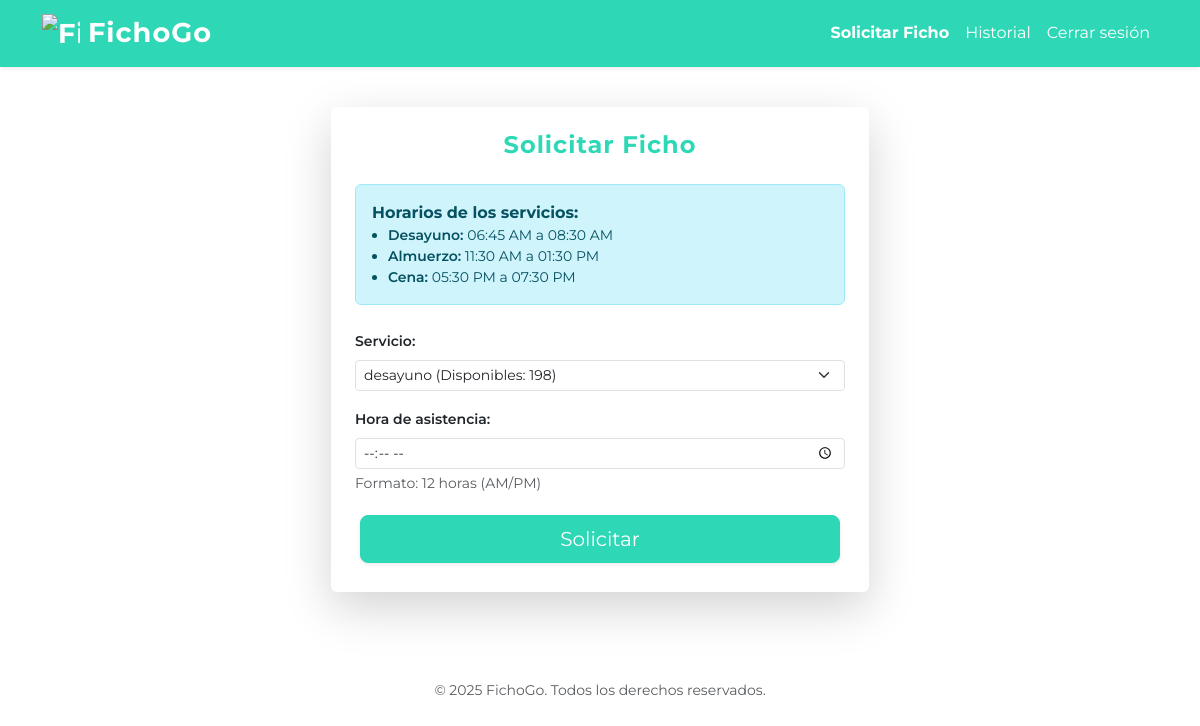
Page /solicitar-ficho/ (signed in) on the earlier database version.
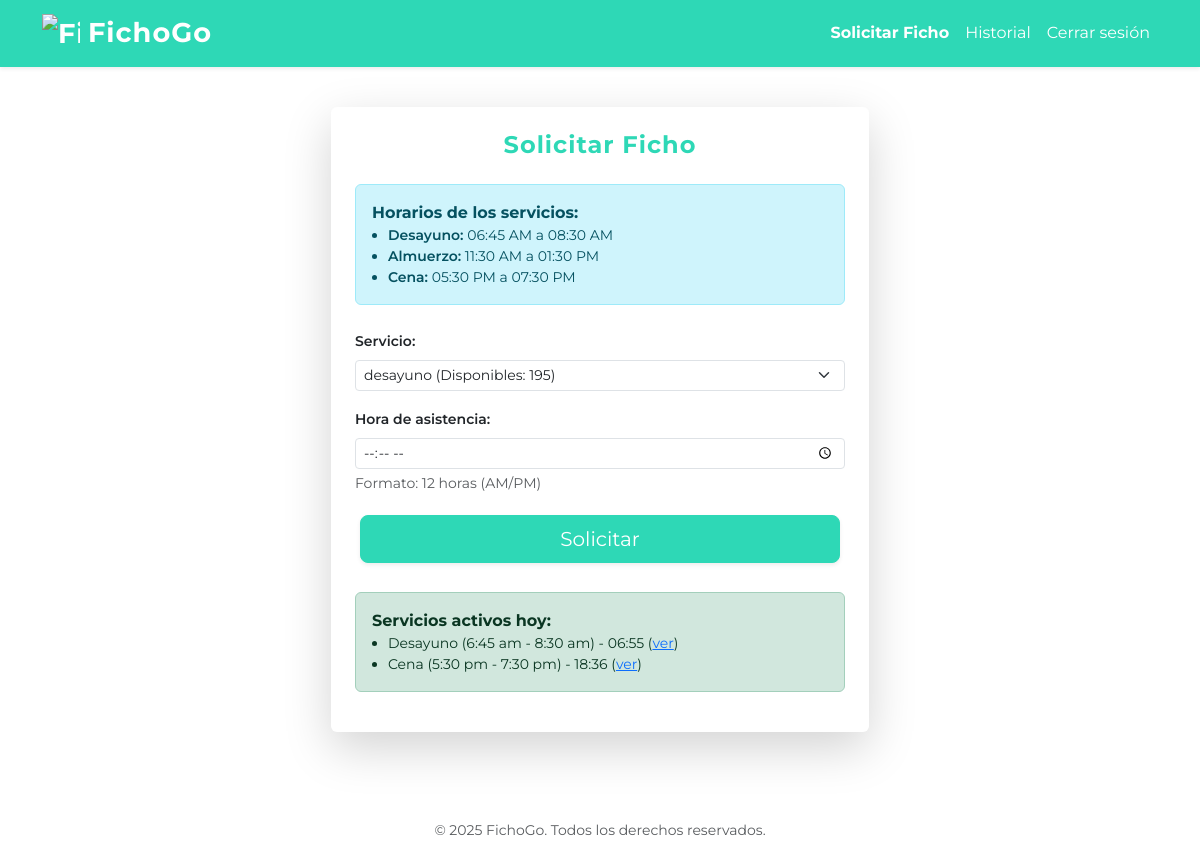
Same page on the later database version.
### core/models.py (models this page shows, shortened)
class Ficho(models.Model):
    usuario = models.ForeignKey(settings.AUTH_USER_MODEL, on_delete=models.CASCADE)
    cupo = models.ForeignKey(Cupo, on_delete=models.CASCADE)
    hora = models.TimeField()
    estado = models.CharField(max_length=20, choices=[('activo', 'Activo'), ('cancelado', 'Cancelado')], default='activo')
    fecha_creacion = models.DateTimeField(auto_now_add=True)
    codigo_qr = models.ImageField(upload_to='qr/', blank=True, null=True)
    hora_validacion = models.DateTimeField(null=True, blank=True)

class Cupo(models.Model):
    SERVICIOS = [
        ('desayuno', 'Desayuno (6:45 am - 8:30 am)'),
        ('almuerzo', 'Almuerzo (11:30 am - 1:30 pm)'),
        ('cena', 'Cena (5:30 pm - 7:30 pm)')
    ]
    nombre_servicio = models.CharField(max_length=100, choices=SERVICIOS, verbose_name='Servicio')
    cantidad_total = models.PositiveIntegerField()
    cantidad_disponible = models.PositiveIntegerField()
    fecha = models.DateField()

### core/views.py (the view)
# urls.py: path('solicitar-ficho/', views.solicitar_ficho, name='solicitar_ficho'),
@login_required
def solicitar_ficho(request):
    if not request.user.is_authenticated:
        return redirect('login')
    horarios_servicio = {
        'desayuno': {'inicio': '06:45', 'fin': '08:30'},
        'almuerzo': {'inicio': '11:30', 'fin': '13:30'},
        'cena': {'inicio': '17:30', 'fin': '19:30'},
    }
    cupos_hoy = Cupo.objects.filter(fecha=timezone.now().date())
    servicios_pedidos = Ficho.objects.filter(
        usuario=request.user,
        estado='activo',
        cupo__fecha=timezone.now().date()
    ).values_list('cupo__nombre_servicio', flat=True)
    servicios = Cupo.objects.filter(fecha=timezone.now().date(), cantidad_disponible__gt=0)
    servicios = list(servicios)
    for cupo in servicios:
        fichos_usados = Ficho.objects.filter(cupo=cupo, estado='usado', hora_validacion__isnull=False)
        liberados = 0
        for ficho in fichos_usados:
            if ficho.hora_validacion and (timezone.now() - ficho.hora_validacion).total_seconds() >= 600:
                liberados += 1
        cupo.cantidad_disponible += liberados
    puede_pedir = True
    mensaje_bloqueo = None
    fichos_adelante = None
    ficho_existente = None
    fichos_activos = Ficho.objects.filter(usuario=request.user, estado='activo', cupo__fecha=timezone.now().date())
    if request.method == 'POST':
        cupo_id = request.POST.get('cupo_id')
        hora = request.POST.get('hora')
        try:
            cupo = Cupo.objects.get(id=cupo_id, cantidad_disponible__gt=0)
        except Cupo.DoesNotExist:
            messages.error(request, 'No hay cupos disponibles para este servicio.')
            return redirect('solicitar_ficho')
        ficho_existente = Ficho.objects.filter(usuario=request.user, estado='activo', cupo__fecha=timezone.now().date(), cupo__nombre_servicio=cupo.nombre_servicio).first()
        if ficho_existente:
            mensaje_bloqueo = f"Ya tienes un ficho activo para el servicio {cupo.get_nombre_servicio_display()} hoy. Cancela o espera a que expire antes de solicitar otro para este servicio."
            return render(request, 'core/solicitar_ficho.html', {
                'servicios': servicios,
                'mensaje_bloqueo': mensaje_bloqueo,
                'ficho_existente': ficho_existente,
                'fichos_adelante': fichos_adelante,
                'horarios_servicio': horarios_servicio,
                'historial_fichos_activos': fichos_activos
            })
        servicio = cupo.nombre_servicio
        hora_inicio = horarios_servicio[servicio]['inicio']
        hora_fin = horarios_servicio[servicio]['fin']
        if not (hora >= hora_inicio and hora <= hora_fin):
            messages.error(request, f'El servicio {servicio} solo está disponible de {hora_inicio} a {hora_fin}.')
            return redirect('solicitar_ficho')
        ficho = Ficho.objects.create(usuario=request.user, cupo=cupo, hora=hora)
        qr_data = str(ficho.id)
        qr_img = qrcode.make(qr_data)
        buffer = BytesIO()
        qr_img.save(buffer, format='PNG')
        qr_path = f"qr/ficho_{ficho.id}.png"
        ficho.codigo_qr.save(qr_path, ContentFile(buffer.getvalue()))
        ficho.save()
        cupo.cantidad_disponible -= 1
        cupo.save()
        messages.success(request, 'Ficho generado exitosamente.')
        return redirect('usuario')
    else:
        fichos_activos = Ficho.objects.filter(usuario=request.user, estado='activo', cupo__fecha=timezone.now().date())
    return render(request, 'core/solicitar_ficho.html', {
        'servicios': servicios,
        'mensaje_bloqueo': mensaje_bloqueo,
        'ficho_existente': ficho_existente,
        'fichos_adelante': fichos_adelante,
        'horarios_servicio': horarios_servicio,
        'historial_fichos_activos': fichos_activos
    })

### core/templates/core/solicitar_ficho.html (shortened to what this page needs)
{% extends 'core/base.html' %}
{% block content %}
<div class="container py-3 px-1 px-sm-2">
    <div class="row justify-content-center">
        <div class="col-12 col-sm-11 col-md-9 col-lg-7 col-xl-6">
            <div class="card shadow-lg border-0 mb-4">
                <div class="card-body p-3 p-md-4">
                    <h2 class="card-title text-center mb-4 text-primary fw-bold" style="letter-spacing:1px; font-size:1.5rem;">Solicitar Ficho</h2>
                    <div class="alert alert-info mb-4 p-2 p-sm-3">
                        <strong>Horarios de los servicios:</strong>
                        <ul class="mb-0 ps-3 small">
                            <li><span class="fw-semibold">Desayuno:</span> 06:45 AM a 08:30 AM</li>
                            <li><span class="fw-semibold">Almuerzo:</span> 11:30 AM a 01:30 PM</li>
                            <li><span class="fw-semibold">Cena:</span> 05:30 PM a 07:30 PM</li>
                        </ul>
                    </div>
                    {% if mensaje_bloqueo %}
                        <div class="alert alert-success mb-4" role="alert">{{ mensaje_bloqueo }}</div>
                    {% else %}
                    <form method="post" class="needs-validation" novalidate autocomplete="off">
                        <div class="mb-3">
                            <label for="cupo_id" class="form-label fw-semibold small">Servicio:</label>
                            <select name="cupo_id" id="cupo_id" class="form-select form-select-sm" required onchange="actualizarHorario()">
                                {% for servicio in servicios %}
                                    <option value="{{ servicio.id }}" data-servicio="{{ servicio.nombre_servicio }}">{{ servicio.nombre_servicio }} (Disponibles: {{ servicio.cantidad_disponible }})</option>
                                {% endfor %}
                            </select>
                        </div>
                        <div class="mb-3">
                            <label for="hora" class="form-label fw-semibold small">Hora de asistencia:</label>
                            <input type="time" name="hora" id="hora" class="form-control form-control-sm" required>
                            <div class="form-text small">Formato: 12 horas (AM/PM)</div>
                        </div>
                        <div class="d-grid gap-2">
                            <button type="submit" class="btn btn-primary btn-lg shadow-sm">Solicitar</button>
                        </div>
                    </form>
                    {% with fichos_activos=historial_fichos_activos %}
                    {% if fichos_activos %}
                        <div class="alert alert-success mt-4 p-2 p-sm-3">
                            <strong>Servicios activos hoy:</strong>
                            <ul class="mb-0 ps-3 small">
                            {% for ficho in fichos_activos %}
                                <li>{{ ficho.cupo.get_nombre_servicio_display }} - {{ ficho.hora }} (<a href="{% url 'ver_ficho' ficho.id %}" class="link-primary">ver</a>)</li>
                            {% endfor %}
                            </ul>
                        </div>
                    {% endif %}
                    {% endwith %}
                    {% endif %}
                </div>
            </div>
        </div>
    </div>
</div>
{% endblock %}

Differences in the rows shown:
added Ficho: cupo.nombre_servicio "Desayuno (6:45 am - 8:30 am)", hora "06:55"
added Ficho: cupo.nombre_servicio "Cena (5:30 pm - 7:30 pm)", hora "18:36"
Other differences:
form field cupo_id: "desayuno (Disponibles: 198)" → "desayuno (Disponibles: 195)"
text now shown: "Servicios activos hoy:"
